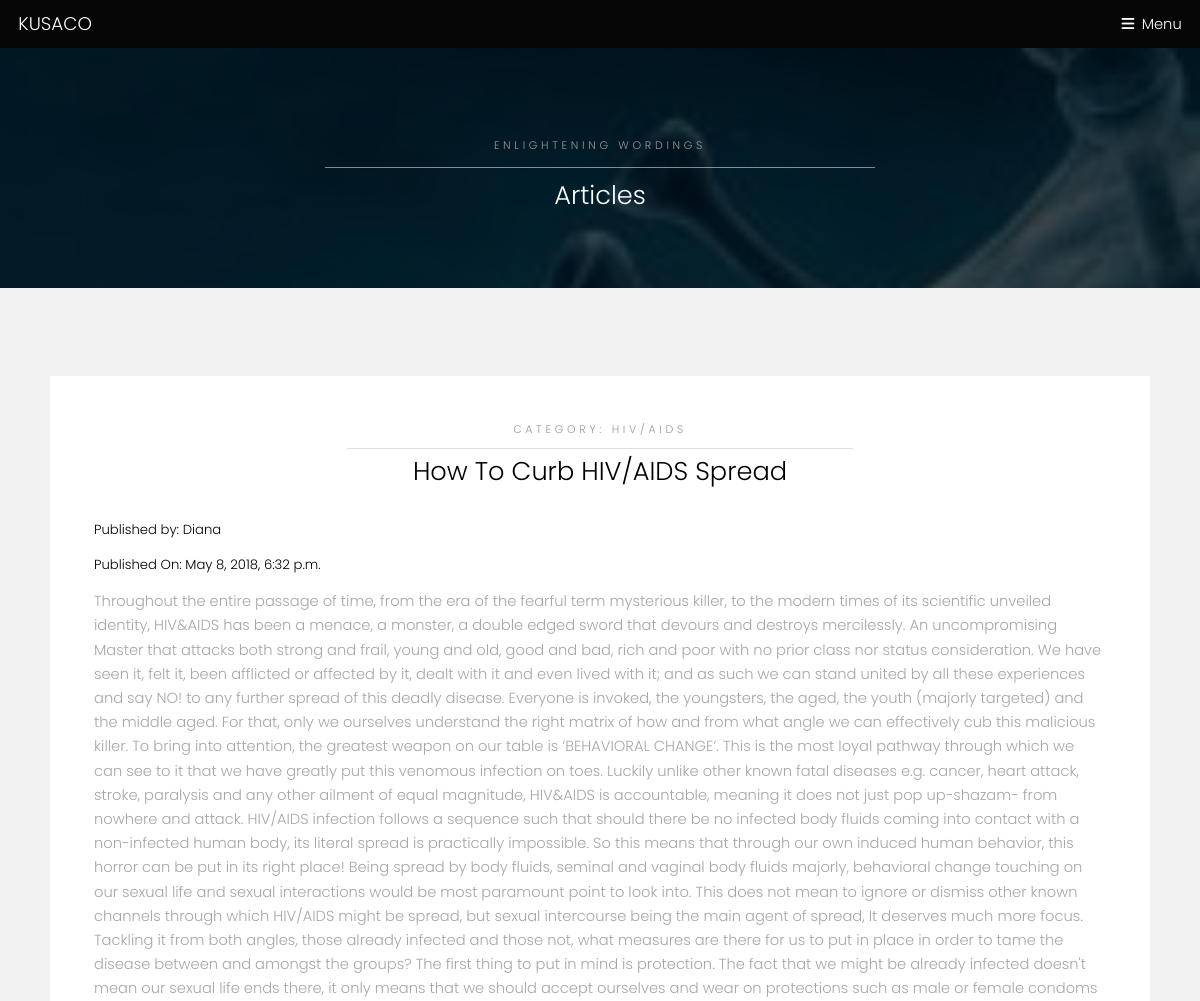
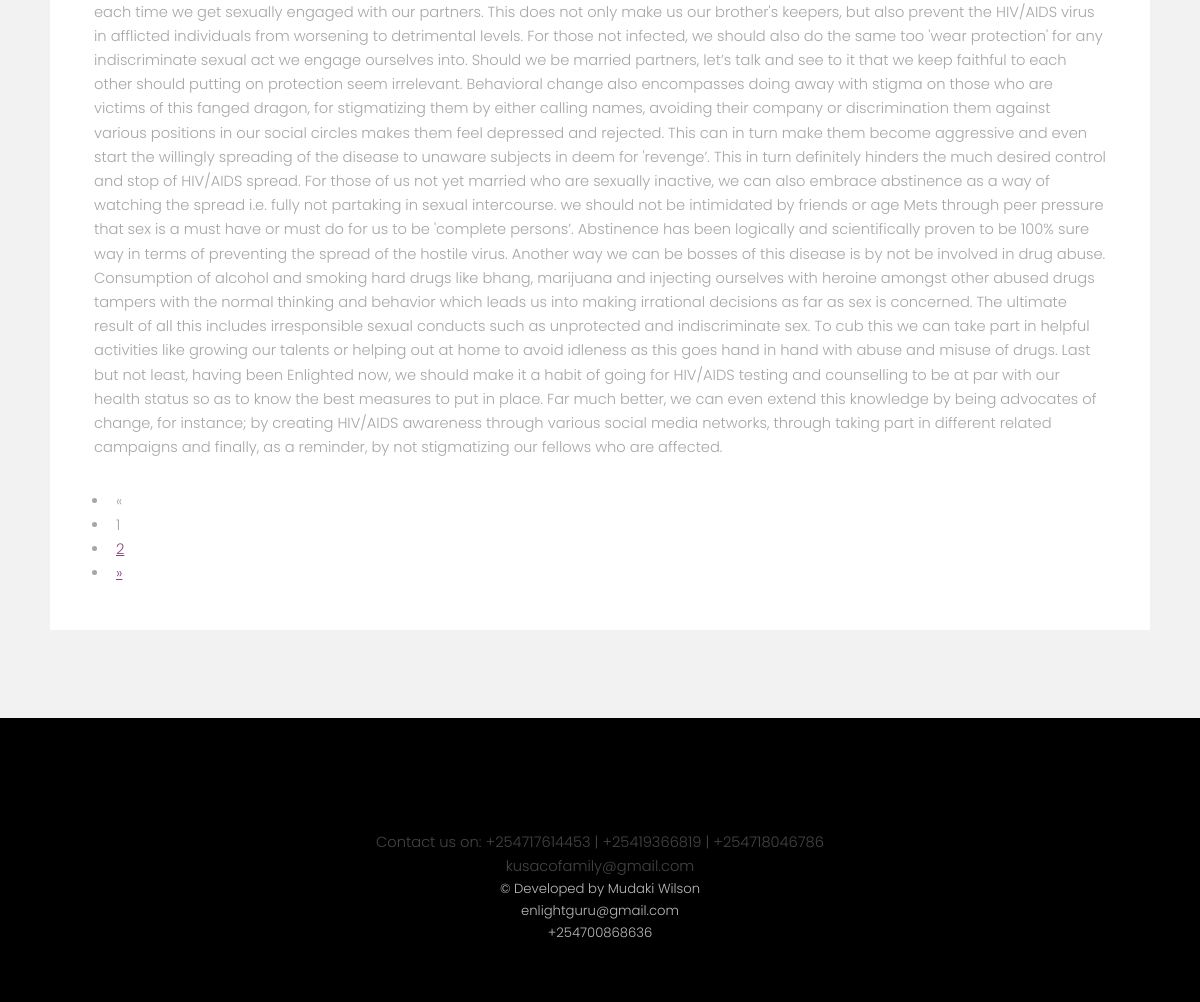
The page /kusaco/articles/ on the database its author committed (2 pictures, top to bottom).
### kusaco/models.py (models this page shows)
class Article(models.Model):
	written_by = models.CharField(max_length=100)
	genre = models.CharField(max_length  = 50)
	title = models.CharField(max_length = 100)
	date_added = models.DateTimeField(default = timezone.now)
	article = models.TextField()

### kusaco/views.py (the view)
# urls.py: path('articles/',views.articles,name ='articles'),
def articles(request):
	art = Article.objects.order_by('-date_added')
	page = request.GET.get('page',1)
	paginator = Paginator(art, 1)
	try:
		art = paginator.page(page)
	except PageNotAnInteger:
		art = paginator.page(1)
	except EmptyPage:
		art = paginator.page(paginator.num_pages)
	context = {'art' : art}
	return render(request,'kusaco/articles.html',context)

### kusaco/templates/kusaco/articles.html (shortened to what this page needs)
{% load static %}
<!DOCTYPE HTML>
<html>
	<head>
		<link rel="stylesheet" href="{% static 'kusaco/css/home.css' %}" />
	</head>
	<body class="subpage">
			<header id="header">
				<div class="logo"><a href="{% static 'kusaco/img/logo.jpg' %}">KUSACO</a></div>
				<a href="#menu">Menu</a>
			</header>
			<section id="One" class="wrapper style3">
				<div class="inner">
					<header class="align-center">
						<p>Enlightening wordings</p>
						<h2>Articles</h2>
					</header>
				</div>
			</section>
			<section id="two" class="wrapper style2">
				<div class="inner">
					<div class="box">
						<div class="content">
							<header class="align-center">
								 {% for a in art %}
								<p>Category:  {{ a.genre }}</p>
								<h2>{{ a.title }}</h2>
							</header>
<h5>Published by: {{ a.written_by }}</h5>
<h5>Published On: {{ a.date_added }}</h5>
<p>{{ a.article }}</p>
{% if art.has_other_pages %}
  <ul class="pagination">
    {% if art.has_previous %}
      <li><a href="?page={{ art.previous_page_number }}">&laquo;</a></li>
    {% else %}
      <li class="disabled"><span>&laquo;</span></li>
    {% endif %}
    {% for a in art.paginator.page_range %}
      {% if art.number == a %}
        <li class="active"><span>{{ a }} <span class="sr-only">(current)</span></span></li>
      {% else %}
        <li><a href="?page={{ a }}">{{ a }}</a></li>
      {% endif %}
    {% endfor %}
    {% if art.has_next %}
      <li><a href="?page={{ art.next_page_number }}">&raquo;</a></li>
    {% else %}
      <li class="disabled"><span>&raquo;</span></li>
    {% endif %}
</ul>
{% endif %}
{% endfor %}
					</div>
				</div>
			</section>
			<footer id="footer">
				<div class="container">
					<ul class="icons">
					</ul>
				</div>
				Contact us on: +254717614453 | +25419366819 | +254718046786<br>kusacofamily@gmail.com
				<div class="copyright">
					&copy; Developed by Mudaki Wilson <br> enlightguru@gmail.com<br>+254700868636
				</div>
			</footer>
	</body>
</html>

### rows shown on the page
Article: genre "HIV/AIDS", title "How To Curb HIV/AIDS Spread", written_by "Diana", date_added "May 8, 2018, 6:32 p.m.", article "Throughout the entire passage of time, from the era of the fearful term mysterious killer, to the modern times of its scientific unveiled identity, HIV&AIDS has been a menace, a monster, a double edged sword that devours and destroys mercilessly. An uncompromising Master that attacks both strong and frail, young and old, good and bad, rich and poor with no prior class nor status consideration. We have seen it, felt it, been afflicted or affected by it, dealt with it and even lived with it; and as such we can stand united by all these experiences and say NO! to any further spread of this deadly disease. Everyone is invoked, the youngsters, the aged, the youth (majorly targeted) and the…", page_range "1", page_range "2"
